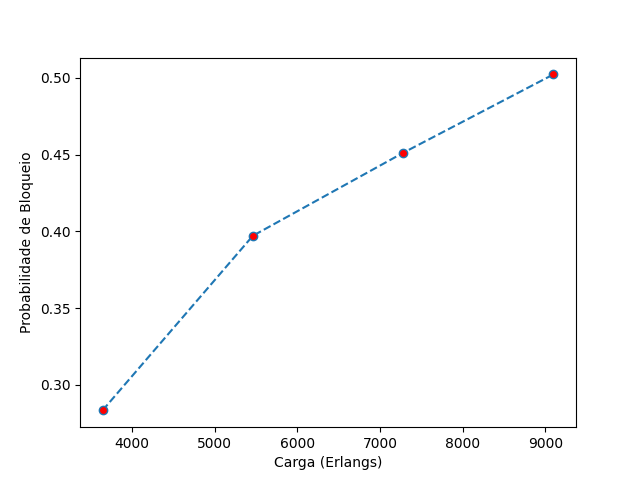

Generate this figure with Python:
import matplotlib.pyplot as plt

x = [3640, 5460, 7280, 9100]

y = [ 0.2833713209790903, 0.39713606183728073, 0.4511941333861857, 0.5022792587454167]


plt.plot(x, y, linestyle = 'dashed', marker = 'o', markerfacecolor = 'red')


plt.xlabel('Carga (Erlangs)')

plt.ylabel('Probabilidade de Bloqueio')
plt.show()
